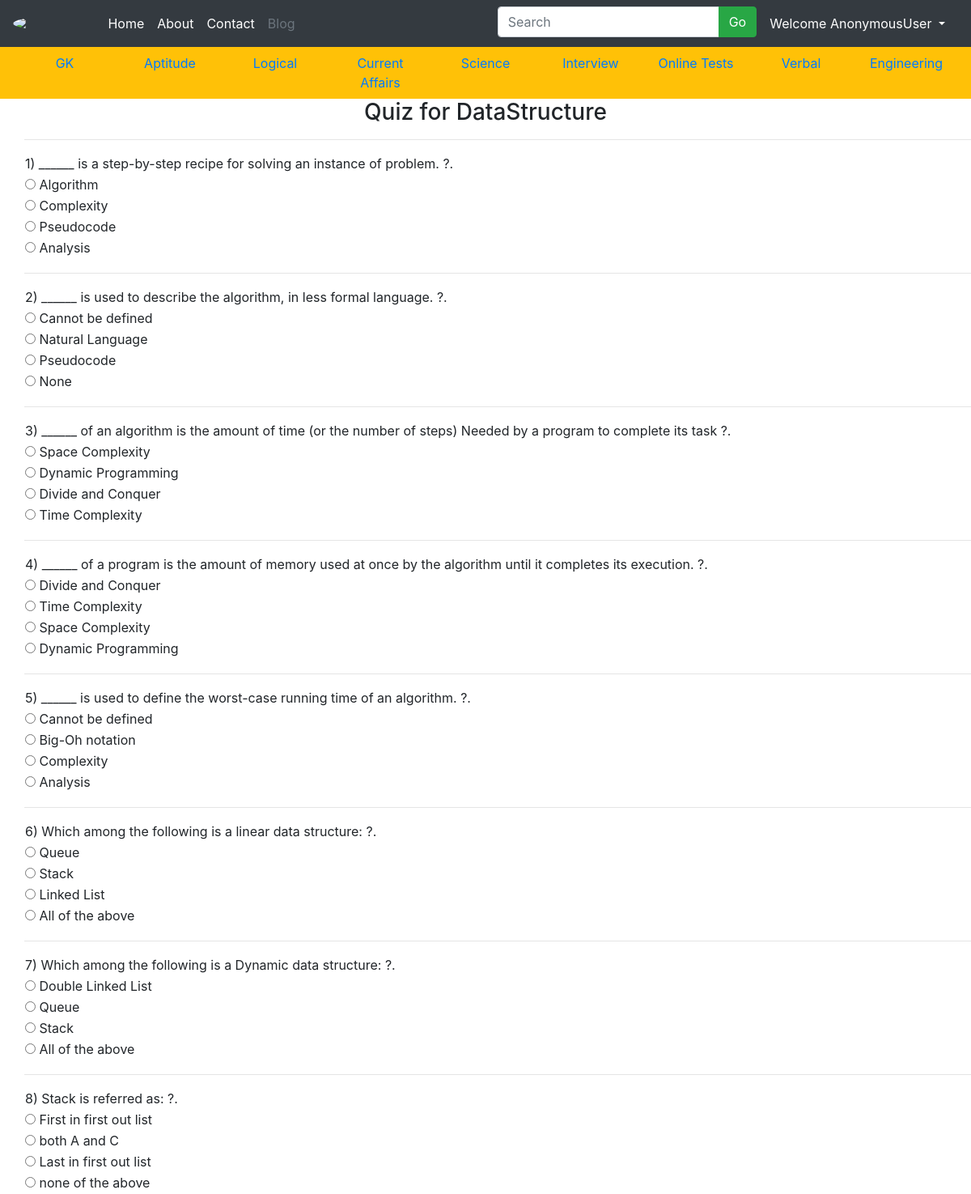
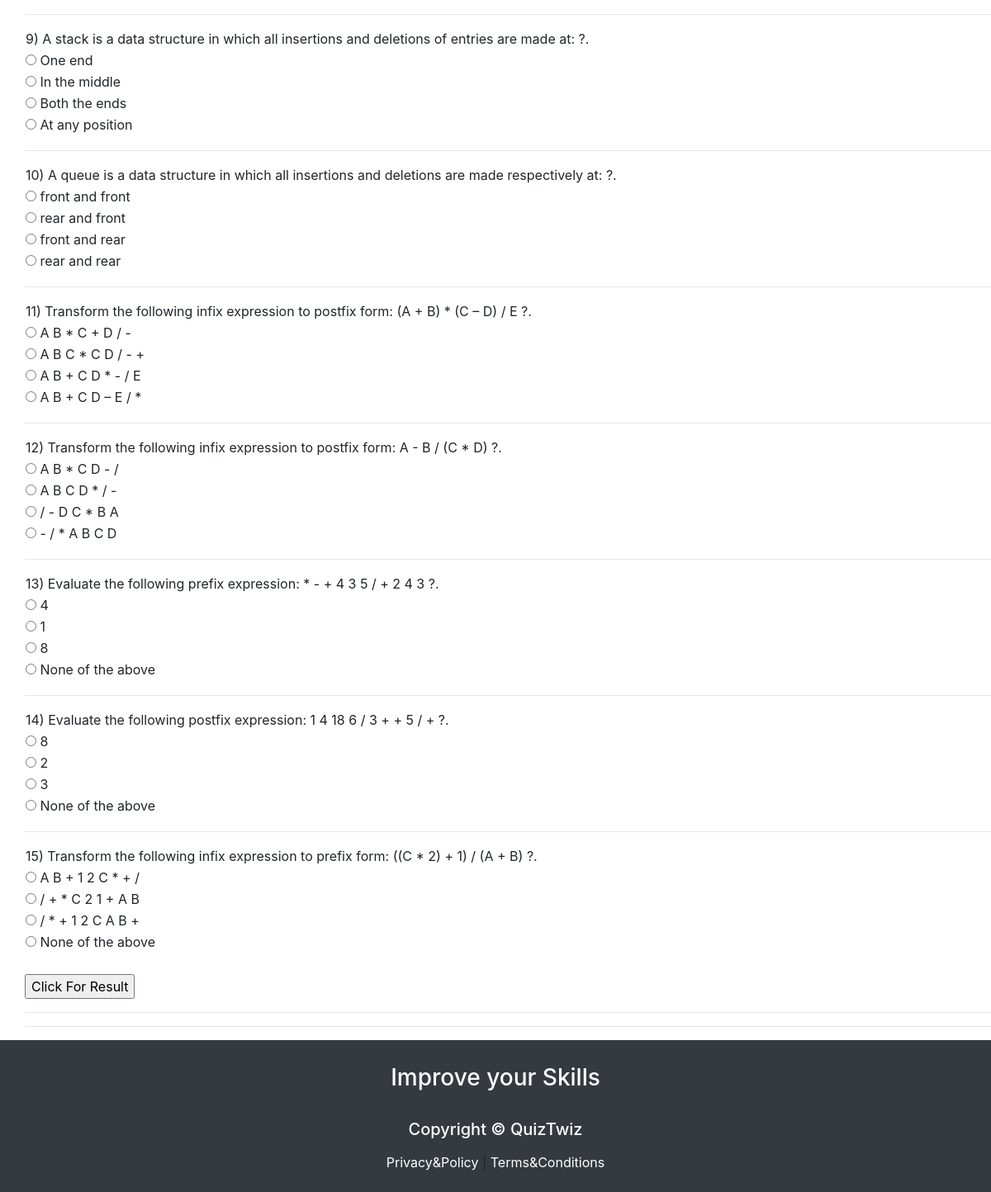
Page /datastructure on the committed database (2 pictures, top to bottom).
### QuizApp/models.py (models this page shows, shortened)
class DataStructure(models.Model):
    Question = models.CharField(max_length=250)
    option1 = models.CharField(max_length=100)
    option2 = models.CharField(max_length=100)
    option3 = models.CharField(max_length=100)
    option4 = models.CharField(max_length=100)
    correctans = models.CharField(max_length=100)

### QuizApp/views.py (the view)
# urls.py: path('datastructure', views.datastructure, name='datastructure-quiz'),
def datastructure(request):
    results = DataStructure.objects.all()
    return render(request,'datastructure.html',{'DataStructure':results})

### Templates/datastructure.html (shortened to what this page needs)
{% extends 'base.html' %}
{% block body %}
<center>
    <h3>Quiz for DataStructure</h3>
</center>
<div style="padding-left:30px">
    {%for result in DataStructure%}
        <table>
            <tr>
                <td>{{result.Question}} ?.</td>
            </tr>
            <tr>
                <td><input type="radio" id="option1" class="rb" name="{{result.Question}}" value="{{result.option1}}"> {{result.option1}}</td>
            </tr>
            <tr>
                <td><input type="radio" id="option2" class="rb" name="{{result.Question}}" value="{{result.option2}}"> {{result.option2}}</td>
            </tr>
            <tr>
                <td><input type="radio" id="option3" class="rb" name="{{result.Question}}" value="{{result.option3}}"> {{result.option3}}</td>
            </tr>
            <tr>
                <td><input type="radio" id="option4" class="rb" name="{{result.Question}}" value="{{result.option4}}"> {{result.option4}}</td>
            </tr>
            <tr>
                <td><lable id="correctans" class="rb" style="display:none; color:green;"><b>The Correct Answer Is :{{result.correctans}}</b></lable></td>
            </tr>
            <hr>
        </table>
    {% endfor %}
    <br>
    <input type="submit" value="Click For Result" id="but1" onclick="getanswers();"/>
    <hr/>
    <hr>
</div>
{% endblock body %}

### rows in the picture
DataStructure: Question "1) ______ is a step-by-step recipe for solving an instance of problem.", option1 "Algorithm", option2 "Complexity", option3 "Pseudocode", option4 "Analysis"
DataStructure: Question "2) ______ is used to describe the algorithm, in less formal language.", option1 "Cannot be defined", option2 "Natural Language", option3 "Pseudocode", option4 "None"
DataStructure: Question "3) ______ of an algorithm is the amount of time (or the number of steps) Needed by a program to complete its task", option1 "Space Complexity", option2 "Dynamic Programming", option3 "Divide and Conquer", option4 "Time Complexity"
DataStructure: Question "4) ______ of a program is the amount of memory used at once by the algorithm until it completes its execution.", option1 "Divide and Conquer", option2 "Time Complexity", option3 "Space Complexity", option4 "Dynamic Programming"
DataStructure: Question "5) ______ is used to define the worst-case running time of an algorithm.", option1 "Cannot be defined", option2 "Big-Oh notation", option3 "Complexity", option4 "Analysis"
DataStructure: Question "6) Which among the following is a linear data structure:", option1 "Queue", option2 "Stack", option3 "Linked List", option4 "All of the above"
DataStructure: Question "7) Which among the following is a Dynamic data structure:", option1 "Double Linked List", option2 "Queue", option3 "Stack", option4 "All of the above"
DataStructure: Question "8) Stack is referred as:", option1 "First in first out list", option2 "both A and C", option3 "Last in first out list", option4 "none of the above"
DataStructure: Question "9) A stack is a data structure in which all insertions and deletions of entries are made at:", option1 "One end", option2 "In the middle", option3 "Both the ends", option4 "At any position"
DataStructure: Question "10) A queue is a data structure in which all insertions and deletions are made respectively at:", option1 "front and front", option2 "rear and front", option3 "front and rear", option4 "rear and rear"
DataStructure: Question "11) Transform the following infix expression to postfix form: (A + B) * (C – D) / E", option1 "A B * C + D / -", option2 "A B C * C D / - +", option3 "A B + C D * - / E", option4 "A B + C D – E / *"
DataStructure: Question "12) Transform the following infix expression to postfix form: A - B / (C * D)", option1 "A B * C D - /", option2 "A B C D * / -", option3 "/ - D C * B A", option4 "- / * A B C D"
DataStructure: Question "13) Evaluate the following prefix expression: * - + 4 3 5 / + 2 4 3", option1 "4", option2 "1", option3 "8", option4 "None of the above"
DataStructure: Question "14) Evaluate the following postfix expression: 1 4 18 6 / 3 + + 5 / +", option1 "8", option2 "2", option3 "3", option4 "None of the above"
DataStructure: Question "15) Transform the following infix expression to prefix form: ((C * 2) + 1) / (A + B)", option1 "A B + 1 2 C * + /", option2 "/ + * C 2 1 + A B", option3 "/ * + 1 2 C A B +", option4 "None of the above"

### other values in the picture
{{ request.user }} "AnonymousUser"
